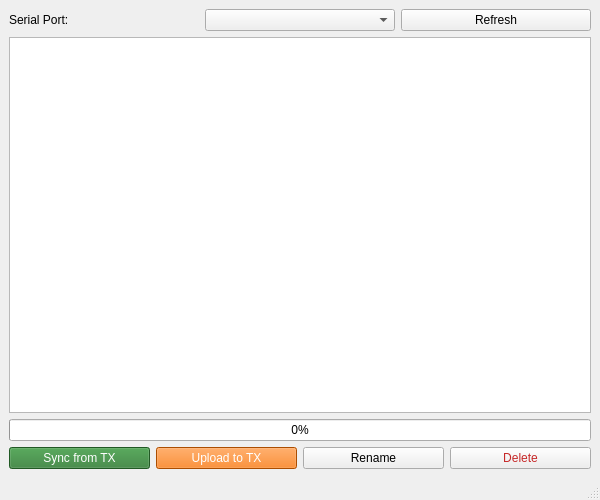
<?xml version="1.0" encoding="UTF-8"?>
<ui version="4.0">
 <class>MainWindow</class>
 <widget class="QMainWindow" name="MainWindow">
  <property name="geometry">
   <rect>
    <x>0</x>
    <y>0</y>
    <width>600</width>
    <height>500</height>
   </rect>
  </property>
  <property name="windowTitle">
   <string>AVRRC Stealth Brick Manager</string>
  </property>
  <widget class="QWidget" name="centralwidget">
   <!-- The layout must be the direct child of the widget -->
   <layout class="QVBoxLayout" name="verticalLayout">
    <item>
     <layout class="QHBoxLayout" name="portLayout">
      <item>
       <widget class="QLabel" name="label">
        <property name="text">
         <string>Serial Port:</string>
        </property>
       </widget>
      </item>
      <item>
       <widget class="QComboBox" name="portCombo"/>
      </item>
      <item>
       <widget class="QPushButton" name="refreshBtn">
        <property name="text">
         <string>Refresh</string>
        </property>
       </widget>
      </item>
     </layout>
    </item>
    <item>
     <widget class="QListWidget" name="modelList"/>
    </item>
    <item>
     <widget class="QProgressBar" name="progressBar">
      <property name="value">
       <number>0</number>
      </property>
     </widget>
    </item>
    <item>
     <layout class="QHBoxLayout" name="actionLayout">
      <item>
       <widget class="QPushButton" name="syncGetBtn">
        <property name="text">
         <string>Sync from TX</string>
        </property>
        <property name="styleSheet">
         <string>background-color: #2e7d32; color: white;</string>
        </property>
       </widget>
      </item>
      <item>
       <widget class="QPushButton" name="syncSetBtn">
        <property name="text">
         <string>Upload to TX</string>
        </property>
        <property name="styleSheet">
         <string>background-color: #ef6c00; color: white;</string>
        </property>
       </widget>
      </item>
      <item>
       <widget class="QPushButton" name="renameBtn">
        <property name="text">
         <string>Rename</string>
        </property>
       </widget>
      </item>
      <item>
       <widget class="QPushButton" name="deleteBtn">
        <property name="text">
         <string>Delete</string>
        </property>
        <property name="styleSheet">
         <string>color: #c62828;</string>
        </property>
       </widget>
      </item>
     </layout>
    </item>
   </layout>
  </widget>
  <widget class="QStatusBar" name="statusbar"/>
 </widget>
</ui>
